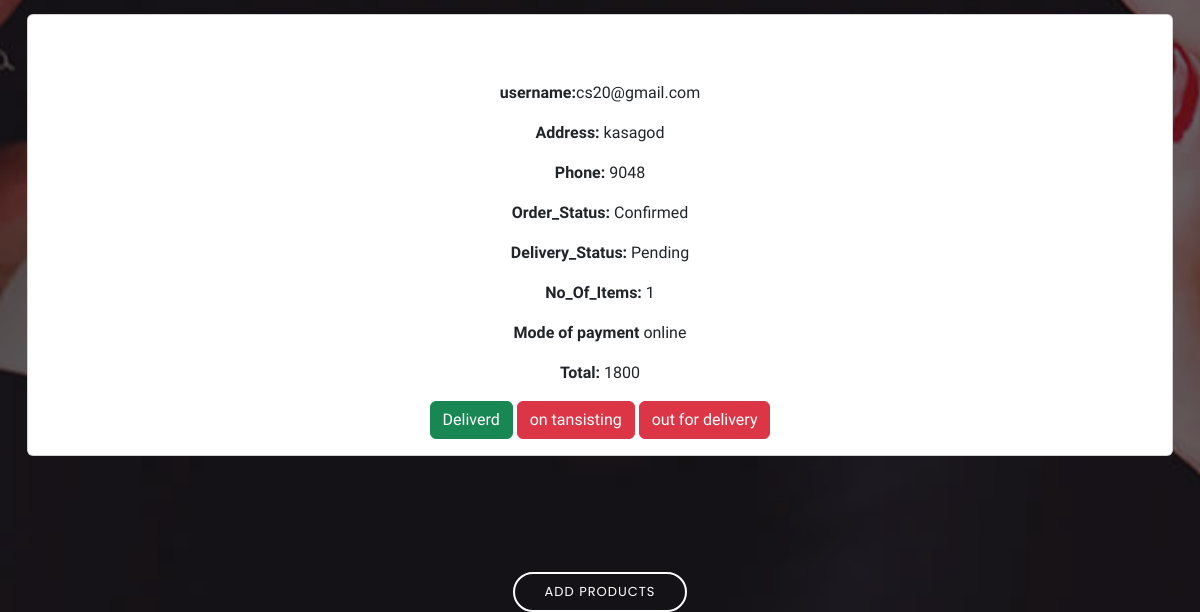
The app's page /all-orders/13/ (signed in, lower part), older data.
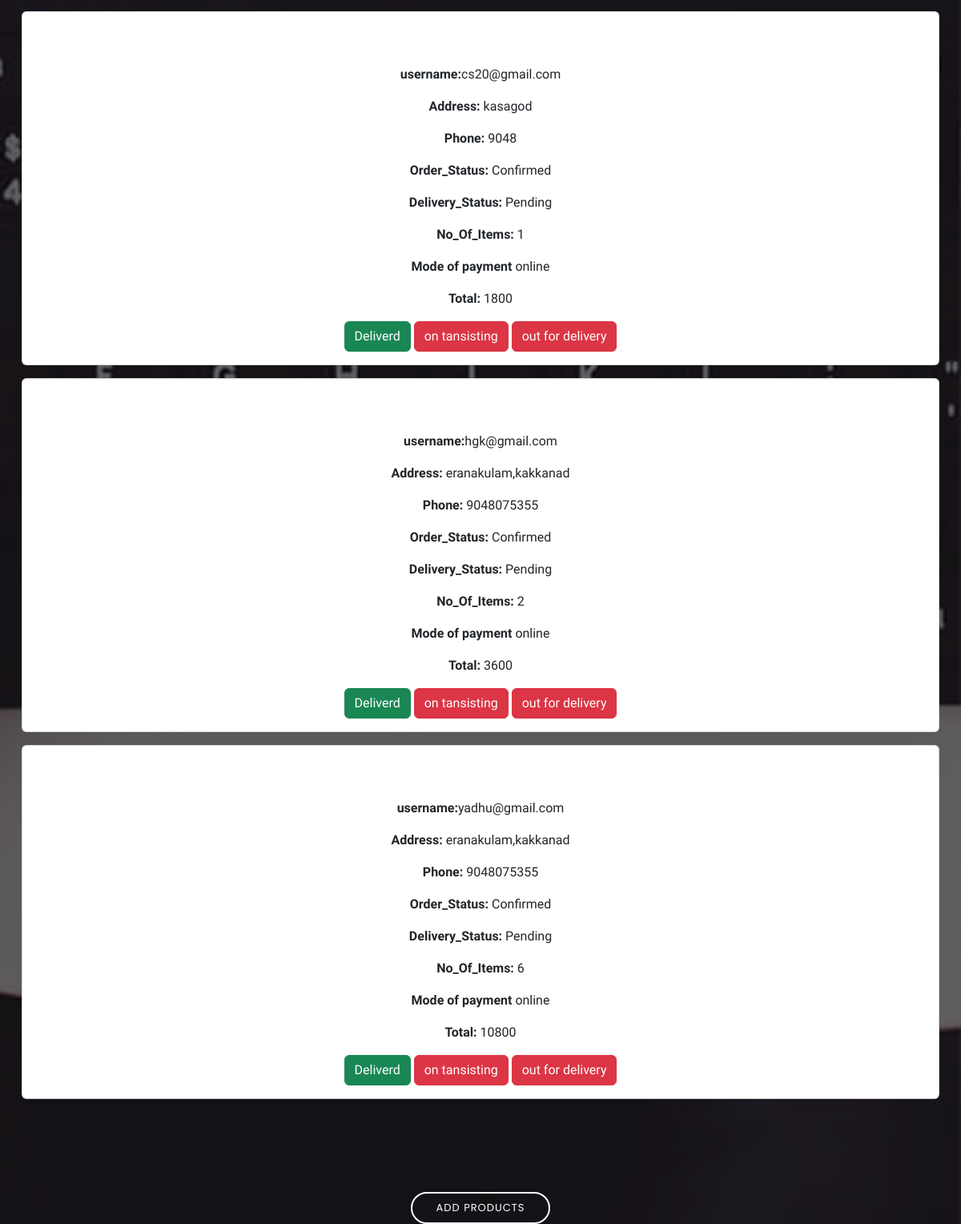
The same page, newer data.
### cart/models.py (models this page shows, shortened)
class Order(models.Model):
    status_choices = (('Confirmed', 'Confirmed'),
                      ('Pending', 'Pending'))
    dstatus_choices = (('Delivered', 'Delivered'),
                      ('Pending', 'Pending'),
                      ('Out for delivery','Out for delivery'),
                      ("Transisting",'Transisting'))
    user=models.ForeignKey(User,on_delete=models.CASCADE)
    products=models.ForeignKey(Product,on_delete=models.CASCADE)
    address=models.TextField()
    phone=models.CharField(max_length=100)
    order_status=models.CharField(max_length=30,default='Pending',choices=status_choices)
    delivery_status=models.CharField(max_length=50,default='Pending',choices=dstatus_choices)
    no_of_items=models.IntegerField()
    date_added=models.DateTimeField(auto_now_add=True)
    mode_of_payment=models.CharField(max_length=50,default="cod")
    def sub_total(self):
        return self.no_of_items*self.products.price

### users/models.py (models this page shows)
class User(AbstractUser):
    is_seller=models.BooleanField(default=False)
    is_customer=models.BooleanField(default=False)

### ecommerceapp/models.py (models this page shows, shortened)
class Product(models.Model):
    product_name=models.CharField(max_length=100)
    category=models.ForeignKey(Category,on_delete=models.CASCADE)
    brand=models. CharField(max_length=50,null=True)
    price=models.IntegerField(default=0)
    description=models.CharField(max_length=100,null=True)
    image=models.ImageField(upload_to='images/images')
    stock=models.IntegerField(null=True)
    is_sold= models.BooleanField(default=False,null=True)
    created_by = models.ForeignKey(User, related_name='items',on_delete=models.CASCADE,null=True)
    created_at = models.DateTimeField(auto_now_add=True,null=True)

### ecommerceapp/views.py (the view)
# urls.py: path('all-orders/<int:pk>/',views.all_customers,name="all-orders"),
@login_required
def all_customers(request, pk):
    try:
        products = Product.objects.get(pk=pk)
        orders = products.order_set.all()
        context = {'products': products, 'orders': orders}
        return render(request, 'all_orders.html', context)
    except Product.DoesNotExist:
        return HttpResponseNotFound('<h1>Produt not found </h1>')

### templates/all_orders.html (shortened to what this page needs)
{% extends 'base.html' %}
{% block content %}
<div class="container-fluid" style="margin-bottom: 100px; overflow-x: auto;">
    {% if orders %}
        {% for order in orders %}
            <div class="card mb-3">
                <div class="card-body">
                    <h3 class="card-title"></h3>
                    <p class="card-text"><strong>username:</strong>{{order.user.email}}</p>
                    <p class="card-text"><strong>Address:</strong> {{order.address}}</p>
                    <p class="card-text"><strong>Phone:</strong> {{order.phone}}</p>
                    <p class="card-text"><strong>Order_Status:</strong> {{ order.order_status}}</p>
                    <p class="card-text"><strong>Delivery_Status:</strong> {{order.delivery_status}}</p>
                    <p class="card-text"><strong>No_Of_Items:</strong> {{ order.no_of_items }}</p>
                    <p class="card-text"><strong>Mode of payment</strong> {{ order.mode_of_payment }}</p>
                    <p class="card-text"><strong>Total:</strong> {{ order.sub_total}}</p>
                    <a href="{% url 'ecommerceapp:change-status' order.id 'Confirmed' %}" class="btn btn-success mr-2">Deliverd</a>
                    <a href="{% url 'ecommerceapp:change-status' order.id 'on tansisting' %}" class="btn btn-danger">on tansisting</a>
                    <a href="{% url 'ecommerceapp:change-status' order.id 'out for delivery' %}" class="btn btn-danger">out for delivery</a>
                </div>
            </div>
        {% endfor %}
    {% else %}
        <div class="alert alert-info" role="alert">
            No orders found for this product.
        </div>
    {% endif %}
</div>
{% endblock %}

Row changes from the older to the newer data that the page shows:
added Order: user.email "hgk@gmail.com", address "eranakulam,kakkanad", phone "9048075355", order_status "Confirmed", delivery_status "Pending", no_of_items "2", mode_of_payment "online", sub_total "3600"
added Order: user.email "yadhu@gmail.com", address "eranakulam,kakkanad", phone "9048075355", order_status "Confirmed", delivery_status "Pending", no_of_items "6", mode_of_payment "online", sub_total "10800"
